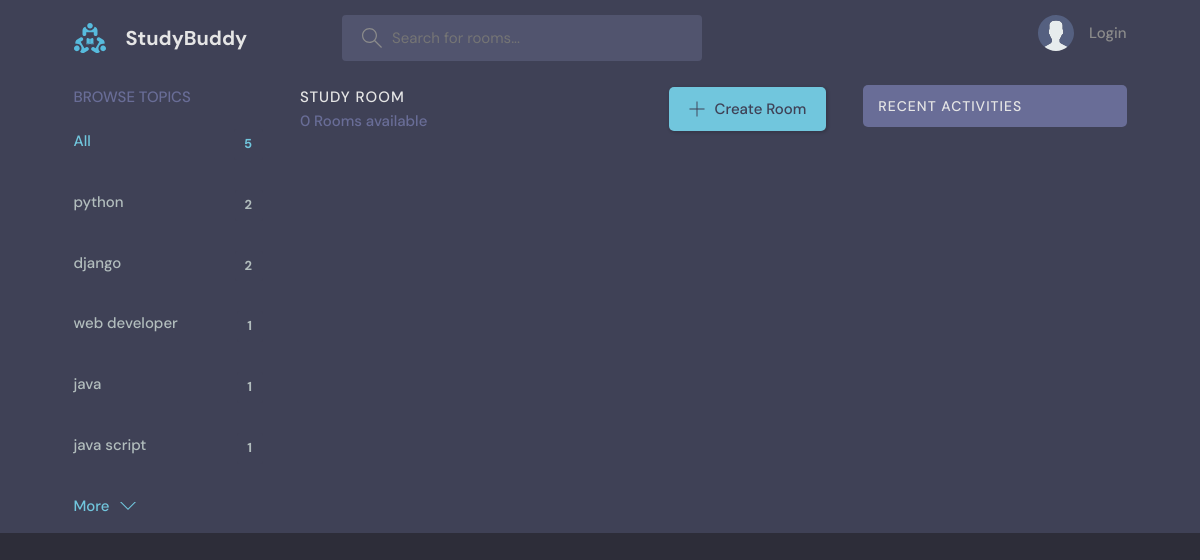
The app's page /?q=djangp, older data.
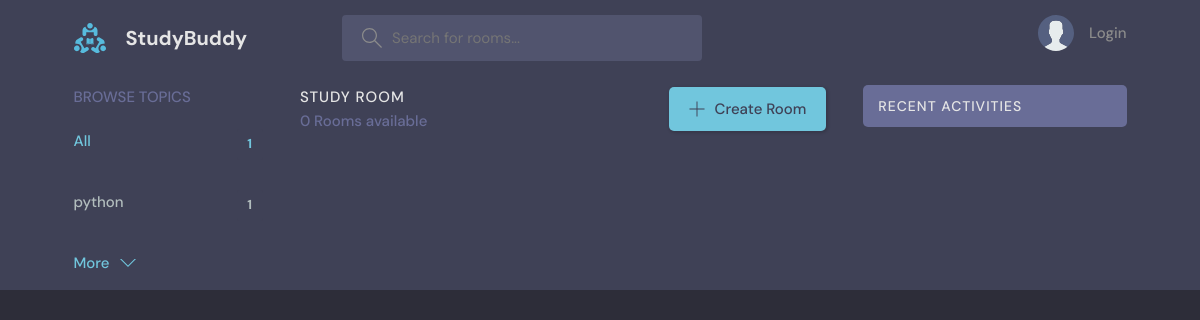
The same page, newer data.
### base/models.py (models this page shows, shortened)
class Topic(models.Model):
    name = models.CharField(max_length=200)

### base/views.py (the view)
# urls.py: path('',views.home, name="home"),
def home(request):
    q = request.GET.get('q') if request.GET.get('q') != None else ''
    rooms = Room.objects.filter(
        Q(topic__name__icontains=q) |
        Q(name__icontains=q)|
        Q(description__icontains=q)
        )
    topics =Topic.objects.all()[0:5]
    room_count = rooms.count()
    room_messeges = Messege.objects.filter(Q(room__topic__name__icontains=q))
    context ={
        'rooms':rooms,
        'topic':topics,
        'room_count':room_count,
        'room_messeges':room_messeges,
    }
    return render(request,'base/home.html',context)

### base/templates/base/home.html (shortened to what this page needs)
{% extends 'main.html'%}
    {% block content %}
    <main class="layout layout--3">
      <div class="container">
        {% include 'base/topics_components.html' %}
        <div class="roomList">
          <div class="roomList__header">
            <div>
              <h2>Study Room</h2>
              <p>{{room_count}} Rooms available</p>
            </div>
            <a class="btn btn--main" href="{% url 'create-room'%}">
              <svg version="1.1" xmlns="http://www.w3.org/2000/svg" width="32" height="32" viewBox="0 0 32 32">
                <title>add</title>
                <path
                  d="M16.943 0.943h-1.885v14.115h-14.115v1.885h14.115v14.115h1.885v-14.115h14.115v-1.885h-14.115v-14.115z"
                ></path>
              </svg>
              Create Room
            </a>
          </div>
        </div>
        {% include 'base/activity_component.html'%}
      </div>
    </main>
  {% endblock %}

### base/templates/base/topics_components.html
<div class="topics">
    <div class="topics__header">
      <h2>Browse Topics</h2>
    </div>
    <ul class="topics__list">
      <li>
        <a href="{% url 'topics'%}" class="active">All <span>{{topic.count}}</span></a>
      </li>
      {% for topic in topic %}
      <li>
        <a href="{% url 'home' %}?q={{topic.name}}">{{ topic.name}}<span>{{topic.room_set.all.count}}</span></a>
      </li>
        {% endfor %}
    </ul>
    <a class="btn btn--link" href="{% url 'topics'%}">
      More
      <svg version="1.1" xmlns="http://www.w3.org/2000/svg" width="32" height="32" viewBox="0 0 32 32">
        <title>chevron-down</title>
        <path d="M16 21l-13-13h-3l16 16 16-16h-3l-13 13z"></path>
      </svg>
    </a>
  </div>

Row changes from the older to the newer data that the page shows:
removed Topic: name "django", room_set.all.count "2"
removed Topic: name "web developer", room_set.all.count "1"
removed Topic: name "java", room_set.all.count "1"
removed Topic: name "java script", room_set.all.count "1"
computed for Topic "python": room_set.all.count "2" → "1"
Text that changed along with them:
{{ topic.count }}: "5" → "1"
